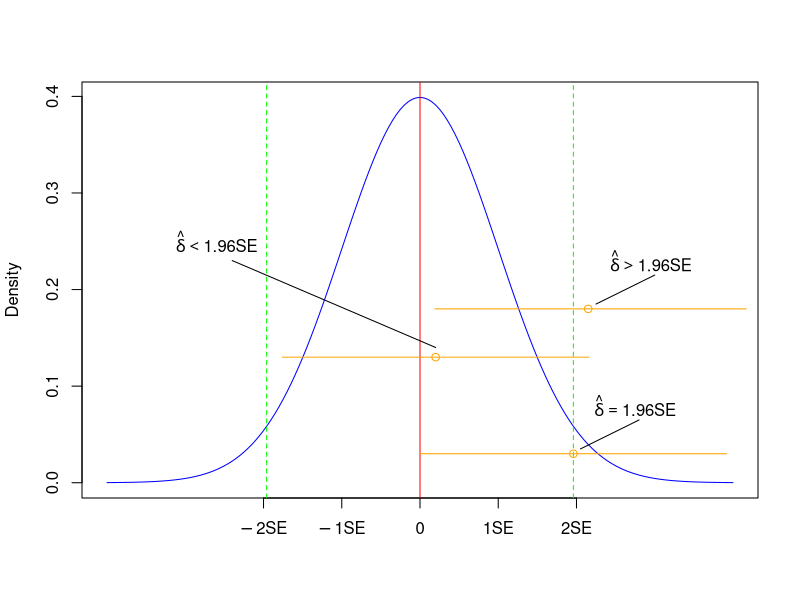

The R script that drew this image:
# Labels for graph
lab1 <- expression(- 2*SE)
lab2 <- expression(- 1*SE)
lab3 <- expression(1*SE)
lab4 <- expression(2*SE)

# Draw sampling distribution
options(repr.plot.width=6, repr.plot.height=5)
plot(seq(-4, 4, by=.05), xaxt="none",  xlab=" ", ylab="Density", 
     dnorm(seq(-4, 4, by=.05), 0, 1), col="blue", type = "l")
axis(1, seq(-2, 2, by=1), labels=c(lab1, lab2, 0, lab3, lab4))

# True population value
abline(v=0, col="red")
# 1.96 SE from population value
abline(v=c(-1.96, 1.96), col="green", lty=2)

# Some 95% confidence intervals
points(c(0.2, 1.96, 2.15), c(0.13, 0.03, 0.18), col = "orange")

lines(c(-1.76, 2.16), c(0.13, 0.13), col="orange")
lines(c(0, 3.92), c(0.03, 0.03), col ="orange")
lines(c(0.19, 4.17), c(0.18, 0.18), col ="orange")

text(2.75, 0.08, expression(hat(delta)==1.96*SE))
text(-2.6, 0.25, expression(hat(delta)<1.96*SE))
text(2.95, 0.23, expression(hat(delta)>1.96*SE))

lines(c(2.25, 3), c(0.185, 0.215), col="black")
lines(c(2.05, 2.8), c(0.035, 0.065), col="black")
lines(c(-2.4, 0.2), c(0.23, 0.14), col="black")



